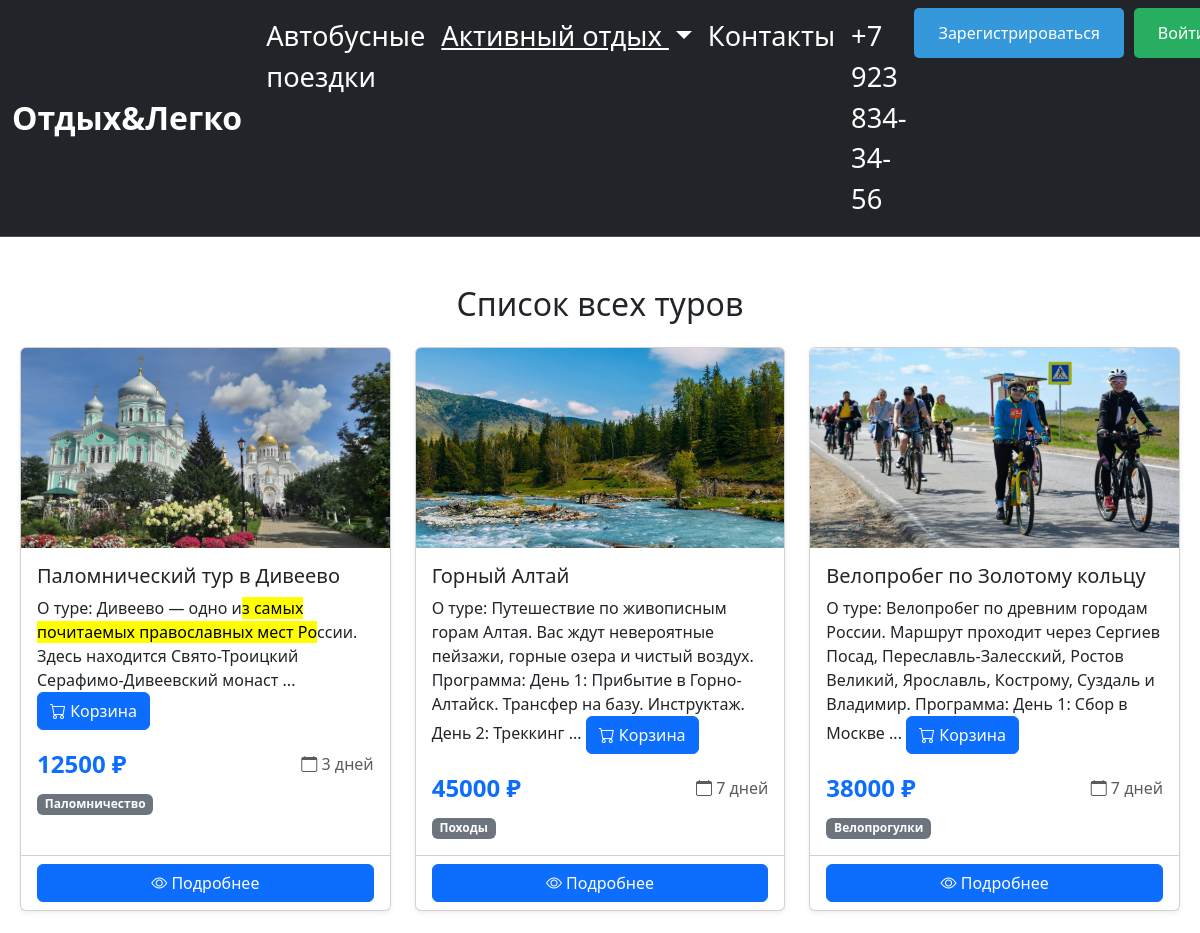
The app's page /all_tour (upper part), older data.
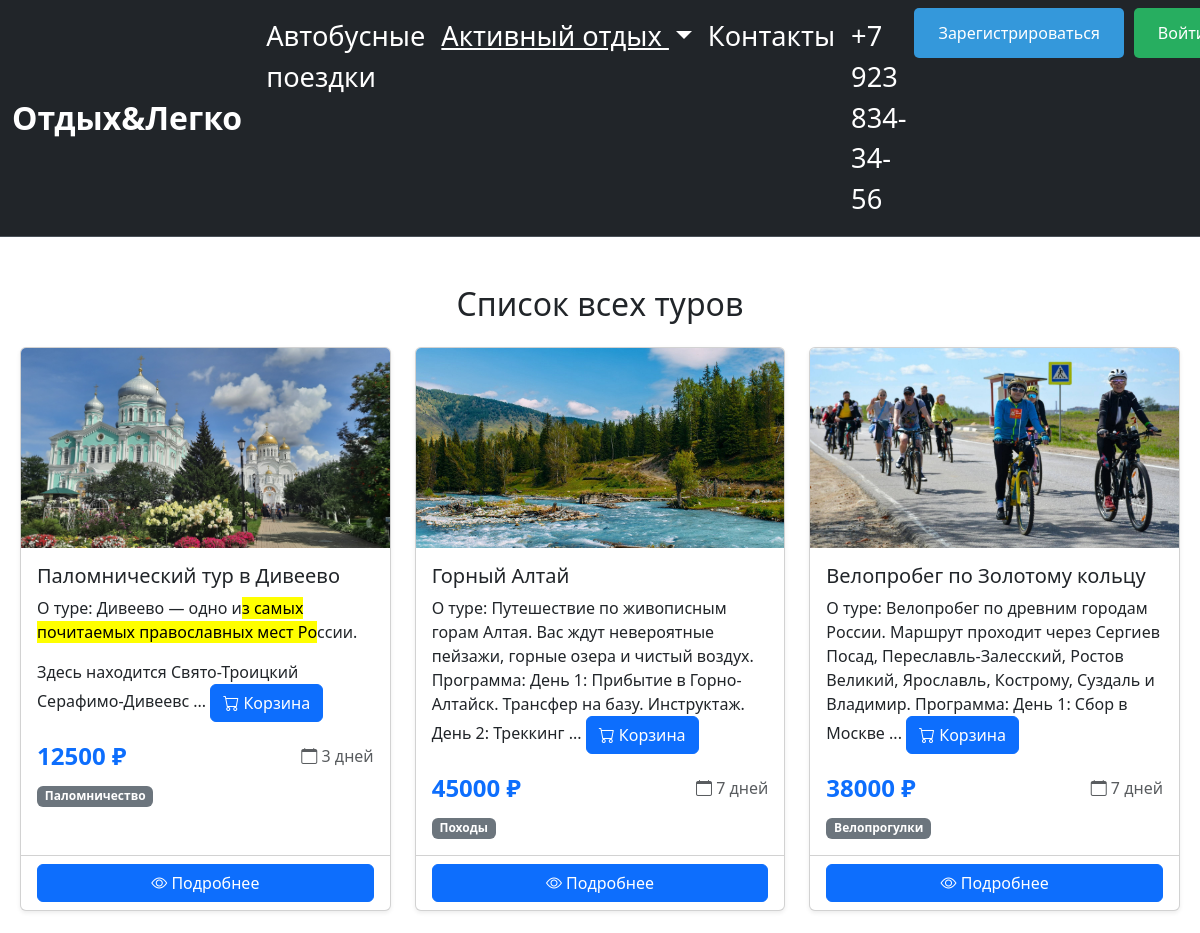
The same page, newer data.
### data/tours.py (models this page shows, shortened)
class Tours(SqlAlchemyBase, SerializerMixin):
    __tablename__ = 'tours'
    id = sqlalchemy.Column(sqlalchemy.Integer,
                           primary_key=True, autoincrement=True)
    category_id = sqlalchemy.Column(sqlalchemy.Integer,
                                    sqlalchemy.ForeignKey("category.id"))
    title = sqlalchemy.Column(sqlalchemy.String,
                              nullable=True)
    content = sqlalchemy.Column(sqlalchemy.TEXT,
                                nullable=True)
    is_published = sqlalchemy.Column(sqlalchemy.Boolean,
                                     default=True)
    free_pl = sqlalchemy.Column(sqlalchemy.Integer)
    duration = sqlalchemy.Column(sqlalchemy.Integer, default=3)
    price = sqlalchemy.Column(sqlalchemy.Integer, default=10000)
    img = sqlalchemy.Column(sqlalchemy.String,
                            nullable=False)
    user_id = sqlalchemy.Column(sqlalchemy.Integer, sqlalchemy.ForeignKey("users.id"))
    category = orm.relationship("Category", back_populates='tours')
    cart_items = orm.relationship('CartItem', back_populates='tour', cascade='all, delete-orphan')
    author = orm.relationship("Users", foreign_keys=[user_id], backref='created_tours')

class Category(SqlAlchemyBase, SerializerMixin):
    __tablename__ = 'category'
    id = sqlalchemy.Column(sqlalchemy.Integer,
                           primary_key=True,
                           autoincrement=True)
    name = sqlalchemy.Column(sqlalchemy.String,
                             nullable=True)
    tours = orm.relationship("Tours", cascade="all, delete", back_populates='category')

### main.py (the view)
@app.route('/tours/active')
@app.route('/all_tour')
def all_tour():
    db_sess = db_session.create_session()
    tours = db_sess.query(Tours).all()
    print(f"Найдено туров: {len(tours)}")
    for tour in tours:
        print(f"Тур: {tour.title}, Категория ID: {tour.category_id}")
    return render_template('all_tour.html',
                           title='Список всех туров',
                           tours=tours, active=True)

### data/db_session.py (called while the page is built)
def create_session() -> Session:
    global __factory
    return __factory()

### templates/all_tour.html (shortened to what this page needs)
{% extends "base.html" %}
{% block content %}
<div class="container my-5">
  <h2 class="text-center mb-4">{{ title if title else 'Наши туры' }}</h2>
  {% if tours %}
  <div class="row row-cols-1 row-cols-md-3 g-4">
    {% for tour in tours %}
    {% if not current_category or current_category == tour.category.name %}
    <div class="col">
      <div class="card h-100 shadow-sm">
        {% if tour.img %}
        <img src="{{ url_for('static', filename='img/' + tour.img) }}" class="card-img-top" alt="{{ tour.title }}" style="height: 200px; object-fit: cover;">
        {% else %}
        <img src="https://via.placeholder.com/300x200?text=Нет+фото" class="card-img-top" alt="Нет изображения" style="height: 200px; object-fit: cover;">
        {% endif %}
        <div class="card-body">
          <h5 class="card-title">{{ tour.title }}</h5>
          <div class="card-text">
            {% if tour.content %}
              {{ tour.content[:200]|safe if tour.content|length > 200 else tour.content|safe }}
              {% if tour.content|length > 200 %}...{% endif %}
            {% else %}
              <p class="text-muted">Описание временно недоступно</p>
            {% endif %}
            <button class="btn btn-primary" id="cartBtn">
              <i class="bi bi-cart"></i> Корзина
          </button>
          </div>
          <div class="d-flex justify-content-between align-items-center mt-3">
            <span class="text-primary fw-bold fs-4">{{ tour.price }} ₽</span>
            <span class="text-muted"><i class="bi bi-calendar"></i> {{ tour.duration }} дней</span>
          </div>
          {% if tour.category %}
          <div class="mt-2">
            <span class="badge bg-secondary">{{ tour.category.name }}</span>
          </div>
          {% endif %}
        </div>
        <div class="card-footer bg-transparent">
          <a href="/tour/inf/{{ tour.id }}" class="btn btn-primary w-100">
            <i class="bi bi-eye"></i> Подробнее
          </a>
        </div>
      </div>
    </div>
    {% endif %}
    {% endfor %}
  </div>
  {% endif %}
</div>
{% endblock %}

### templates/base.html (shortened to what this page needs)
<!doctype html>
<html lang="en">
<head>
  <link href="https://cdn.jsdelivr.net/npm/bootstrap@5.3.0/dist/css/bootstrap.min.css" rel="stylesheet">
  <link rel="stylesheet" href="https://cdn.jsdelivr.net/npm/bootstrap-icons@1.11.0/font/bootstrap-icons.css">
</head>
<body class="hold-transition sidebar-mini">
  <nav class="navbar navbar-expand-lg bg-dark border-bottom" data-bs-theme="dark">
    <div class="container-fluid">
      <a class="navbar-brand text-white" href="/">Отдых&Легко</a>
      <div class="collapse navbar-collapse" id="navbarNavDropdown">
        <ul class="navbar-nav ms-auto">
          <li class="nav-item">
            {% if active_bus %}
              <a class="nav-link active text-white" aria-current="page" href="/tours/bus_tour"><u>Автобусные поездки</u></a>
            {% else %}
            <a class="nav-link active text-white" aria-current="page" href="/tours/bus_tour">Автобусные поездки</a>
            {% endif %}
          </li>
          <li class="nav-item dropdown">
            {% if active %}
              <a class="nav-link dropdown-toggle text-white" href="/tours/active" role="button" data-bs-toggle="dropdown" aria-expanded="false">
              <u>Активный отдых
            </u></a>
            {% else %}
            <a class="nav-link dropdown-toggle text-white" href="/tours/active" role="button" data-bs-toggle="dropdown" aria-expanded="false">
              Активный отдых
            </a>
            {% endif %}
          </li>
          <li class="nav-item">
            {% if active_cont %}
              <a class="nav-link text-white" href="/contacts"><u>Контакты</u></a>
            {% else %}
            <a class="nav-link text-white" href="/contacts">Контакты</a>
            {% endif %}
          </li>
          <li class="nav-item">
            <a class="nav-link text-white" href="#">+7 923 834-34-56</a>
          </li>
          <li class="nav-item">
            {% if current_user.is_authenticated %}
              <a class="btn-logout btn-custom" href="/profile">Профиль</a>
            {% else %}
              <div class="auth-buttons">
                <a class="btn-register btn-custom" href="/register">Зарегистрироваться</a>
                <a class="btn-login btn-custom" href="/login">Войти</a>
              </div>
            {% endif %}
          </li>
        </ul>
      </div>
    </div>
  </nav>
  <main>
    {% block content %}{% endblock %}
  </main>
</body>
</html>

### templates/base.html (style rules this page uses)
.container { max-width: 1200px; margin: 0 auto; padding: 0 20px; }
.navbar { position: relative; z-index: 1050 !important; background-color: #212529 !important; }
.navbar-collapse { position: relative; z-index: 1050 !important; }
.navbar-brand { font-size: 2rem !important; font-weight: bold; }
.navbar .nav-link { font-size: 1.7rem; }
.navbar { font-size: 1.7rem; }
.btn-custom { display: inline-block; padding: 0.8rem 1.5rem; border: none; border-radius: 5px; font-size: 1rem; cursor: pointer; text-decoration: none; transition: background 0.3s; font-weight: 500; }
.btn-register { background: #3498db; color: white; }
.btn-login { background: #27ae60; color: white; }
.auth-buttons { display: flex; gap: 10px; }

Row changes from the older to the newer data that the page shows:
changed Tours "Паломнический тур в Дивеево": content "О туре: Дивеево — одно и з самых почитаемых православных мест Ро ссии. Здесь находится Свято-Троицкий Серафимо-Дивеевский монаст" → "О туре: Дивеево — одно и з самых почитаемых православных мест Ро ссии. Здесь находится Свято-Троицкий Серафимо-Дивеевс"
